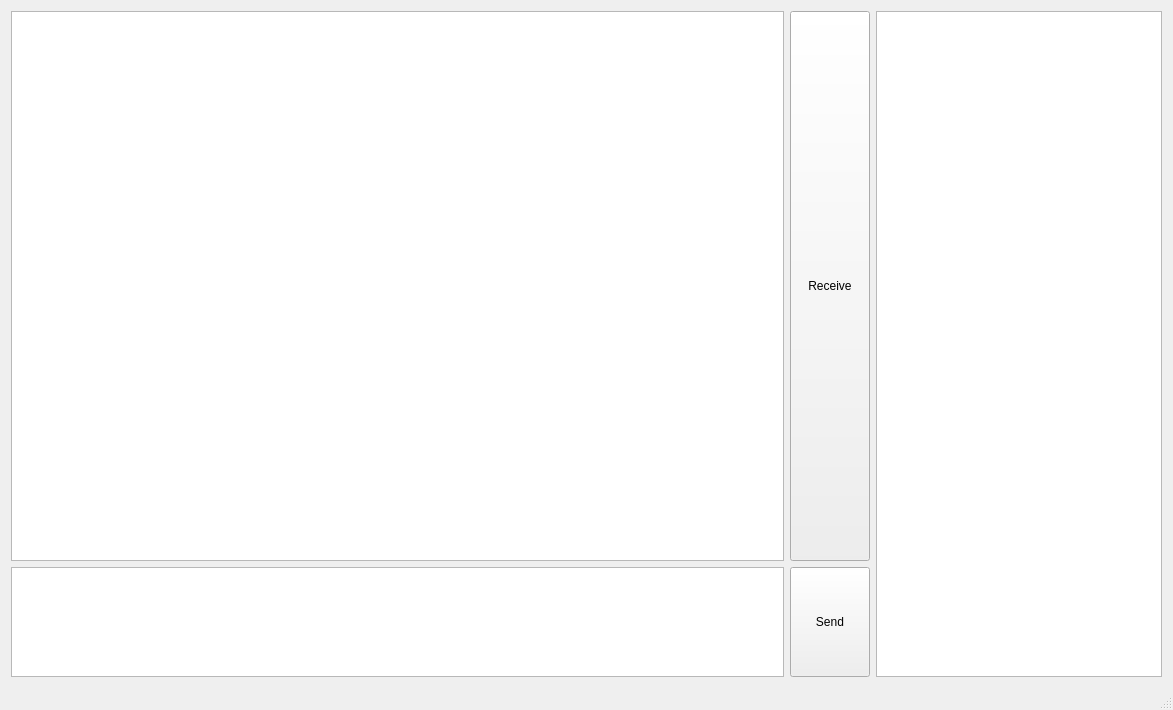
<?xml version="1.0" encoding="UTF-8"?>
<ui version="4.0">
 <class>MainWindow</class>
 <widget class="QMainWindow" name="MainWindow">
  <property name="geometry">
   <rect>
    <x>0</x>
    <y>0</y>
    <width>1173</width>
    <height>710</height>
   </rect>
  </property>
  <property name="sizePolicy">
   <sizepolicy hsizetype="Expanding" vsizetype="Expanding">
    <horstretch>1</horstretch>
    <verstretch>1</verstretch>
   </sizepolicy>
  </property>
  <property name="windowTitle">
   <string>MainWindow</string>
  </property>
  <widget class="QWidget" name="centralWidget">
   <layout class="QHBoxLayout" name="horizontalLayout_3" stretch="3,1">
    <item>
     <layout class="QVBoxLayout" name="verticalLayout" stretch="5,1">
      <item>
       <layout class="QHBoxLayout" name="horizontalLayout_2">
        <item>
         <widget class="QPlainTextEdit" name="plainTextEditReceive"/>
        </item>
        <item>
         <widget class="QPushButton" name="pushButtonReceive">
          <property name="sizePolicy">
           <sizepolicy hsizetype="Minimum" vsizetype="Expanding">
            <horstretch>0</horstretch>
            <verstretch>0</verstretch>
           </sizepolicy>
          </property>
          <property name="text">
           <string>Receive</string>
          </property>
         </widget>
        </item>
       </layout>
      </item>
      <item>
       <layout class="QHBoxLayout" name="horizontalLayout">
        <item>
         <widget class="QPlainTextEdit" name="plainTextEditSend"/>
        </item>
        <item>
         <widget class="QPushButton" name="pushButtonSend">
          <property name="sizePolicy">
           <sizepolicy hsizetype="Minimum" vsizetype="Expanding">
            <horstretch>0</horstretch>
            <verstretch>0</verstretch>
           </sizepolicy>
          </property>
          <property name="text">
           <string>Send</string>
          </property>
         </widget>
        </item>
       </layout>
      </item>
     </layout>
    </item>
    <item>
     <layout class="QVBoxLayout" name="verticalLayout_2">
      <item>
       <widget class="Q_Config_Table_View" name="tableViewConfigPort"/>
      </item>
     </layout>
    </item>
   </layout>
  </widget>
  <widget class="QMenuBar" name="menuBar">
   <property name="geometry">
    <rect>
     <x>0</x>
     <y>0</y>
     <width>1173</width>
     <height>26</height>
    </rect>
   </property>
  </widget>
  <widget class="QStatusBar" name="statusBar"/>
 </widget>
 <layoutdefault spacing="6" margin="11"/>
 <customwidgets>
  <customwidget>
   <class>Q_Config_Table_View</class>
   <extends>QTableView</extends>
   <header>rddt_tableview.hpp</header>
  </customwidget>
 </customwidgets>
 <resources/>
 <connections/>
</ui>
